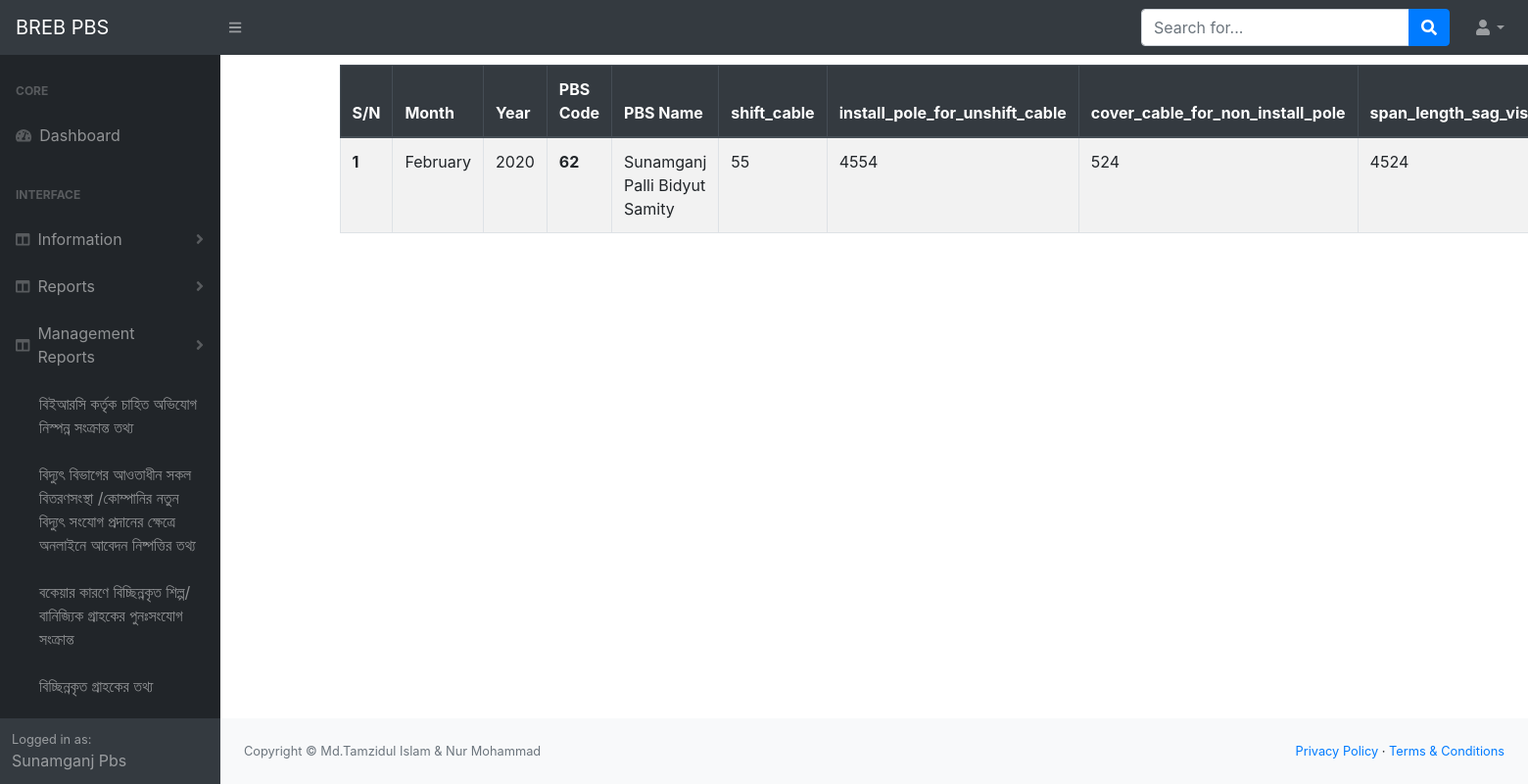
/my-actin-against-accident (signed in), run on an earlier commit of the app's database.
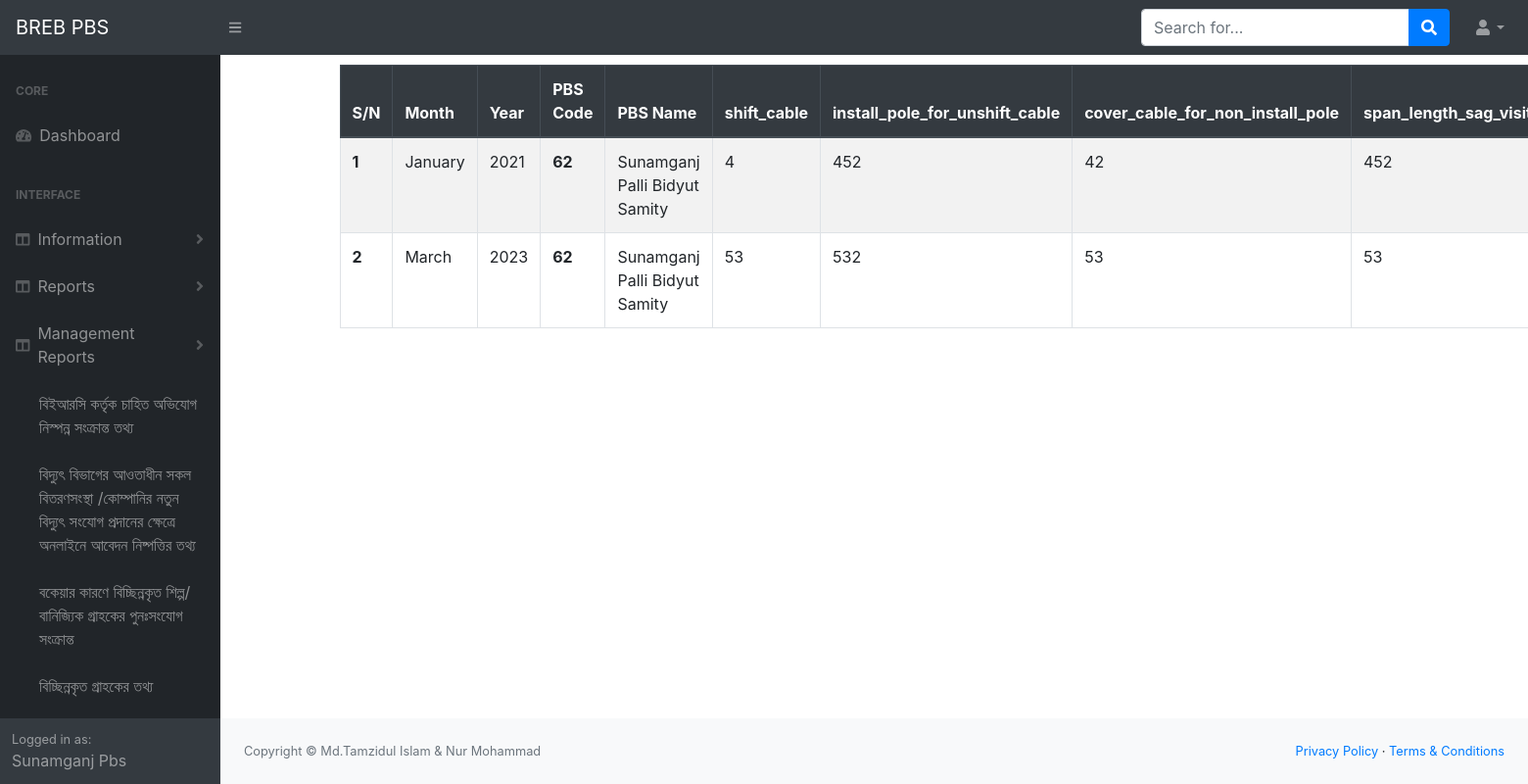
And on a later commit of the database.
### infoapp/models.py (models this page shows, shortened)
class NecessaryActionAgainstAccident(models.Model):
    pbs_code=models.IntegerField(blank=True, null=True)
    management_code=models.IntegerField(blank=True,null=True)
    month=models.CharField(max_length=10, blank=True, null=True)
    year=models.CharField(max_length=10,blank=True, null=True)
    shift_cable=models.CharField(max_length=250, blank=True,null=True)
    install_pole_for_unshift_cable=models.CharField(max_length=250, blank=True, null=True)
    cover_cable_for_non_install_pole=models.CharField(max_length=250, blank=True, null=True)
    span_length_sag_visit=models.CharField(max_length=250, blank=True, null=True)
    risk_unfit_pole_change=models.CharField(max_length=250, blank=True, null=True)
    pdb_risk_pole_check_change=models.CharField(max_length=250, blank=True, null=True)
    electric_line_maintainance_by_instraction=models.TextField(max_length=250, blank=True, null=True)

class PbsInfo(models.Model):
    user=models.OneToOneField(User, on_delete=models.CASCADE)
    pbs_name=models.CharField(max_length=50)
    pbs_name_benglai=models.CharField(max_length=50)
    pbs_code=models.IntegerField(blank=True, null= True)
    management_code=models.IntegerField(blank=True, null=True)
    address=models.TextField(blank=True, null=True)
    mobile_no=models.TextField(blank=True , null=True)

### infoapp/views.py (the view)
# urls.py: path('my-actin-against-accident', views.my_actin_against_accident , name='my_actin_against_accident'),
def my_actin_against_accident(request):
    current_user=request.user
    user_id=current_user.id
    user_pbs_info=PbsInfo.objects.get(user__pk=user_id)
    pbs_code=user_pbs_info.pbs_code
    print(pbs_code)
    my_data=NecessaryActionAgainstAccident.objects.filter(pbs_code=pbs_code)
    context={'my_data':my_data,'user_pbs_info':user_pbs_info}
    return render(request, 'my_action_against_accident.html',context)

### templates/my_action_against_accident.html (shortened to what this page needs)
{% extends 'base.html'%}
{% block content %}
<div class="container">
    <div class="cow">
        <table class="table table-striped table-bordered" style="margin-top: 10px;">
            <thead class="thead-dark">
              <tr>
                <th scope="col">S/N</th>
                <th scope="col">Month</th>
                <th scope="col">Year</th>
                <th scope="col">PBS Code</th>
                <th scope="col">PBS Name</th>
                <th scope="col">shift_cable</th>
                <th scope="col">install_pole_for_unshift_cable</th>
                <th scope="col">cover_cable_for_non_install_pole</th>
                <th scope="col">span_length_sag_visit </th>
              </tr>
            </thead>
            <tbody>
                {% for my_data in my_data%}
              <tr>
                <th>{{ forloop.counter }}</th>
                <td>{{ my_data.month }}</td>
                <td>{{ my_data.year }}</td>
                <th scope="row">{{ my_data.pbs_code }}</th>
                <td>{{ user_pbs_info.pbs_name }}</td>
                <td>{{ my_data.shift_cable }}</td>
                <td>{{ my_data.install_pole_for_unshift_cable }}</td>
                <td>{{ my_data.cover_cable_for_non_install_pole }}</td>
                <td>{{ my_data.span_length_sag_visit }}</td>
              </tr>
              {% endfor %}
            </tbody>
        </table>
    </div>
</div>
{% endblock %}

What changed in the data, as far as the page shows it:
removed NecessaryActionAgainstAccident: month "February", year "2020", pbs_code "62", {{ user_pbs_info.pbs_name }} "Sunamganj Palli Bidyut Samity", shift_cable "55", install_pole_for_unshift_cable "4554", cover_cable_for_non_install_pole "524", span_length_sag_visit "4524"
added NecessaryActionAgainstAccident: month "January", year "2021", pbs_code "62", {{ user_pbs_info.pbs_name }} "Sunamganj Palli Bidyut Samity", shift_cable "4", install_pole_for_unshift_cable "452", cover_cable_for_non_install_pole "42", span_length_sag_visit "452"
added NecessaryActionAgainstAccident: month "March", year "2023", pbs_code "62", {{ user_pbs_info.pbs_name }} "Sunamganj Palli Bidyut Samity", shift_cable "53", install_pole_for_unshift_cable "532", cover_cable_for_non_install_pole "53", span_length_sag_visit "53"
